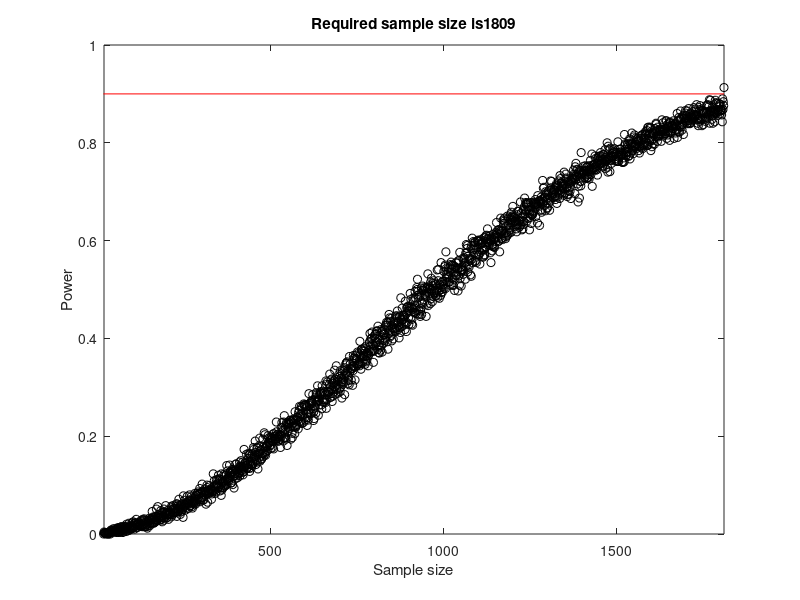

Write MATLAB code to recreate this figure.
% settings
alpha_level = 0.001;   % alpha level
power_level = 0.9;     % desired power level
p_heads_h1  = 0.55;    % chance to land on head under H1
n_start     = 20;      % sample size to start
n_sim       = 1000;    % number of experiments

% run simulations for each sample size until power reaches desired level
power      = 0;                  % initialize the variable
power_at_n = zeros(1,n_start);   % initialize
n_sample   = n_start;            % sample size
while power < power_level        % continue increasing sample-size until power reach desired level
    n_sample = n_sample + 1;     % sample size in current iteration
    disp(n_sample);
    n_heads = binornd(n_sample, p_heads_h1, [1,n_sim]);   
    p_h0  = 1-binocdf(n_heads-1, n_sample, 0.5);  
    power = sum(p_h0 < alpha_level)/n_sim;  % calculate power for the current sample size
    power_at_n(n_sample) = power;
end

% plot the result
plot(1:n_sample, power_at_n, 'ko'); hold on
plot([0 n_sample],[power_level power_level],'r');
xlim([n_start+1 n_sample]); ylim([0 1])
xlabel('Sample size'); ylabel('Power')
title(['Required sample size is' num2str(n_sample)])
